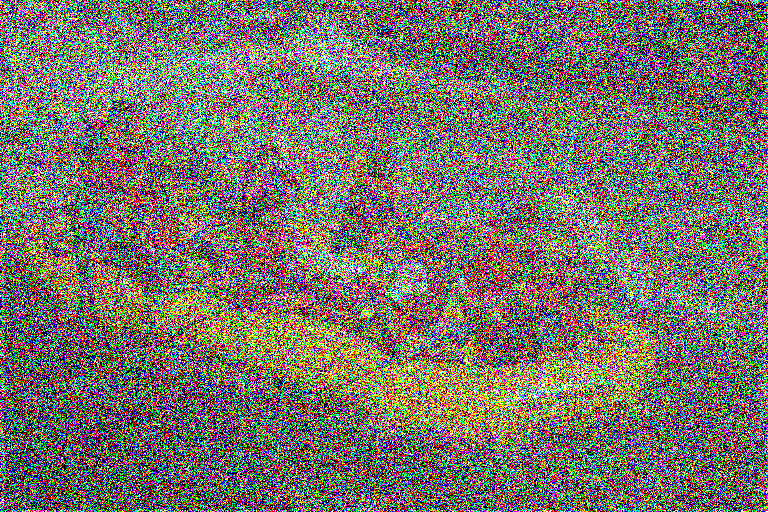
#> input picture tests/testimage1.bmp, 768 x 512 px
$ python compare_brisque.py testimage1.bmp
#> lines starting #> are read from the running program, lines starting #| are printed output that depends on the picture
from __future__ import annotations

import argparse
import json
from pathlib import Path

import numpy as np
from PIL import Image
import imquality.brisque as brisque_module

import skimage.transform

# Патчим старый API skimage для совместимости с imquality
_orig_rescale = skimage.transform.rescale
def _patched_rescale(*args, **kwargs):
    if 'multichannel' in kwargs:
        kwargs['channel_axis'] = -1 if kwargs.pop('multichannel') else None
    return _orig_rescale(*args, **kwargs)
skimage.transform.rescale = _patched_rescale


def describe(name: str, arr: np.ndarray) -> None:
    arr = np.asarray(arr, dtype=np.float64)
    print(
        f"{name}: shape={arr.shape}, mean={arr.mean():.6f}, std={arr.std():.6f}, min={arr.min():.6f}, max={arr.max():.6f}"
    )


def print_scale_features(label: str, features: np.ndarray) -> None:
    if features.shape[0] != 18:
        raise ValueError(f"Expected 18 features per scale, got {features.shape[0]}")

    print(f"\n{label}")
    print("  MSCN:")
    print(f"    alpha = {features[0]:.6f}")
    print(f"    variance = {features[1]:.6f}")

    directions = ["Horizontal", "Vertical", "Diagonal 1", "Diagonal 2"]
    for i, direction in enumerate(directions, start=0):
        base = 2 + i * 4
        print(f"  {direction}:")
        print(f"    alpha = {features[base + 0]:.6f}")
        print(f"    mean  = {features[base + 1]:.6f}")
        print(f"    sigma^2_L = {features[base + 2]:.6f}")
        print(f"    sigma^2_R = {features[base + 3]:.6f}")


def extract_and_print(image_path: Path) -> None:
    image = Image.open(image_path).convert("RGB")
#> image is the input picture: PIL image 768x512 RGB; mean R, G, B 119.4, 114.8, 105.7
    gray_image = image.convert("L")
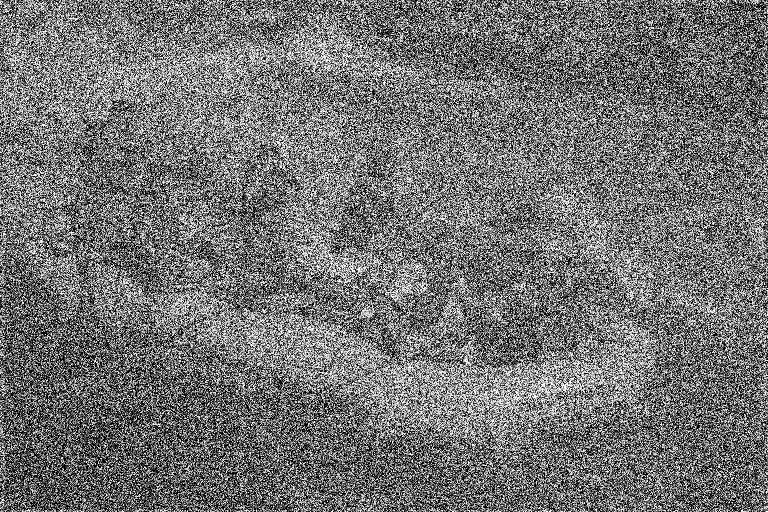
#> gray_image: PIL image 768x512 L; min 0, max 255, mean 115.2
    arr = np.asarray(image, dtype=np.float32) / 255.0

    print(f"Image: {image_path}")
    print(f"  size = {arr.shape[1]}x{arr.shape[0]}")
#|   size = 768x512

    # Scale 1: original image
    brisque1 = brisque_module.Brisque(arr)
    print("\n=== Scale 1 (100%) ===")
    describe("MSCN", brisque1.mscn)
    describe("Horizontal products", brisque1.mscn_horizontal)
    describe("Vertical products", brisque1.mscn_vertical)
    describe("Diagonal products", brisque1.mscn_diagonal)
    describe("Secondary diagonal products", brisque1.mscn_secondary_diagonal)
    print_scale_features("Scale 1 features", brisque1.features)

    # Scale 2: half-size image as the library does internally
    with np.errstate(all="ignore"):
        downscaled = brisque_module.skimage.transform.rescale(
            arr,
            0.5,
            order=2,
            mode="constant",
            anti_aliasing=False,
            channel_axis=-1,
        )

    brisque2 = brisque_module.Brisque(downscaled)
    print("\n=== Scale 2 (50%) ===")
    describe("MSCN", brisque2.mscn)
    describe("Horizontal products", brisque2.mscn_horizontal)
    describe("Vertical products", brisque2.mscn_vertical)
    describe("Diagonal products", brisque2.mscn_diagonal)
    describe("Secondary diagonal products", brisque2.mscn_secondary_diagonal)
    print_scale_features("Scale 2 features", brisque2.features)

    combined = np.concatenate([brisque1.features, brisque2.features])
    assert combined.shape == (36,)
    print("\n=== Combined 36 features ===")
    print(np.array2string(combined, precision=6, separator=", "))
    # Сохраним эталонный вектор признаков в файл для внешнего сравнения
    try:
        from pathlib import Path
        Path('tests/ref_features.json').write_text(json.dumps(combined.tolist()))
        print("Reference features saved to tests/ref_features.json")
    except Exception as e:
        print('Failed to save reference features:', e)
    print("\n=== Scaled final BRISQUE vector (18 features) ===")

    Path('tests/ref_features.json').write_text(json.dumps(combined.tolist()))

def main() -> None:
    parser = argparse.ArgumentParser(description="Compare BRISQUE intermediate values using imquality.brisque")
    parser.add_argument("image", type=Path, help="Path to an image file")
    args = parser.parse_args()
    extract_and_print(args.image)
#> (the call stopped at in extract_and_print, `brisque1 = brisque_module.Brisque(arr)`: imquality is not available in this run)


if __name__ == "__main__":
    main()

$ run again, on tests/testimage3.png
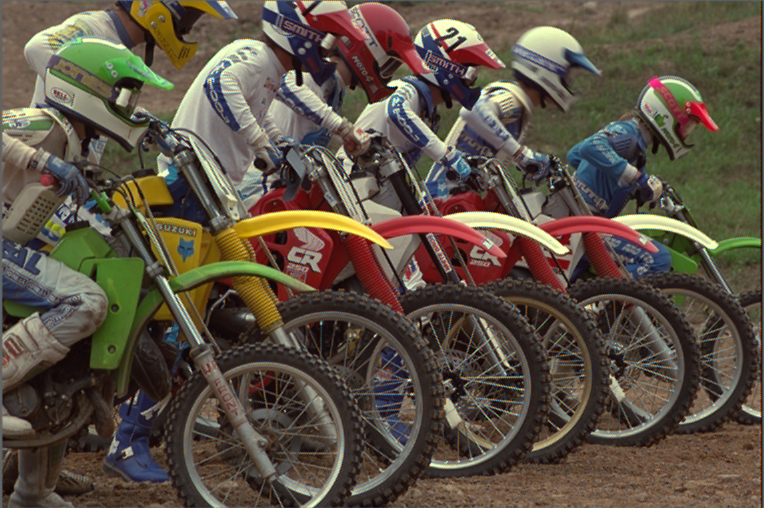
#> input picture tests/testimage3.png, 764 x 508 px
#> in extract_and_print, image is the input picture: PIL image 764x508 RGB; mean R, G, B 91.9, 81.2, 67.6
#> in extract_and_print, `gray_image = image.convert("L")`:
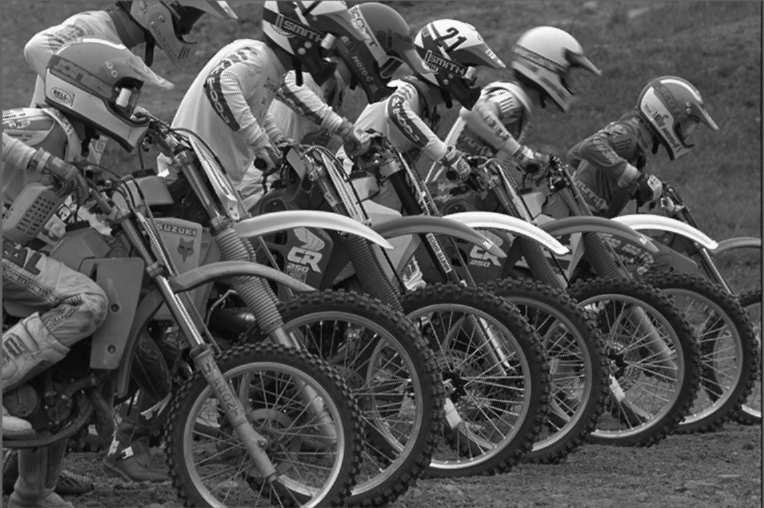
#> gray_image: PIL image 764x508 L; min 5, max 252, mean 82.8
#|   size = 764x508
